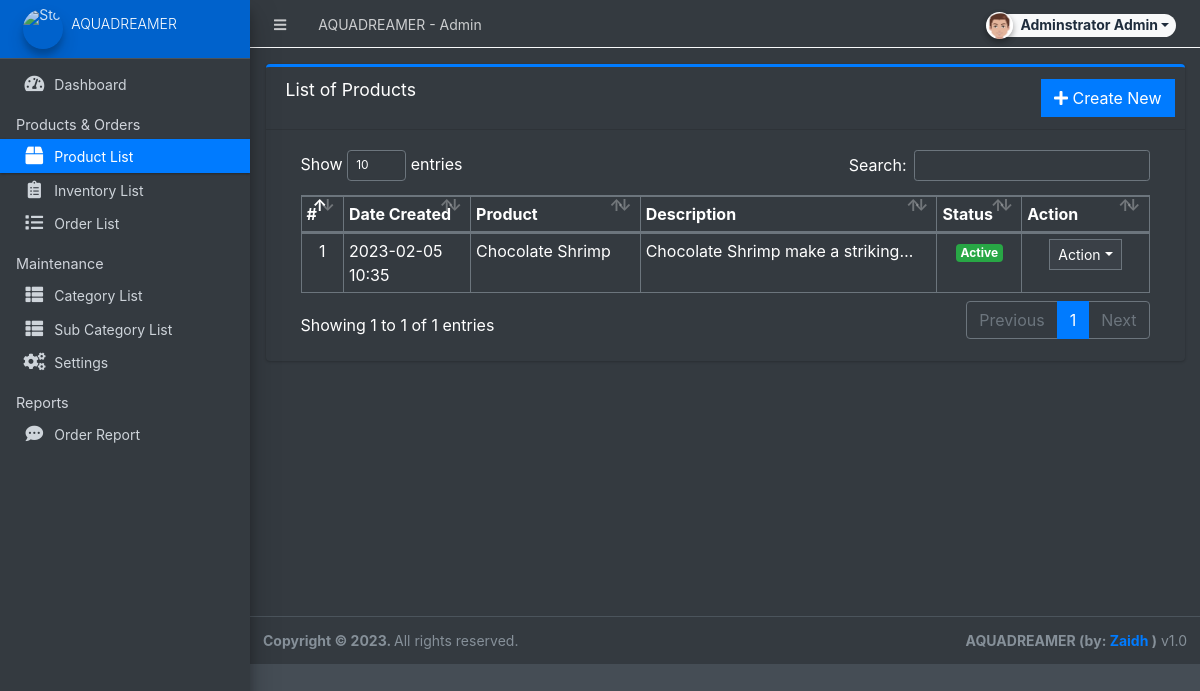
Page /admin/?page=product (signed in) on the committed database.
### tables this page shows
CREATE TABLE `products` (
  `id` int(30) NOT NULL,
  `category_id` int(30) NOT NULL,
  `sub_category_id` int(30) NOT NULL,
  `product_name` varchar(250) NOT NULL,
  `description` text NOT NULL,
  `status` tinyint(1) NOT NULL DEFAULT 1,
  `date_created` datetime NOT NULL DEFAULT current_timestamp()
);

### admin/product/index.php (the view, shortened to what this page needs)
<div class="card card-outline card-primary">
	<div class="card-header">
		<h3 class="card-title">List of Products</h3>
		<div class="card-tools">
			<a href="?page=product/manage_product" class="btn btn-flat btn-primary"><span class="fas fa-plus"></span>  Create New</a>
		</div>
	</div>
	<div class="card-body">
		<div class="container-fluid">
        <div class="container-fluid">
			<table class="table table-bordered table-stripped">
				<colgroup>
					<col width="5%">
					<col width="15%">
					<col width="20%">
					<col width="35%">
					<col width="10%">
					<col width="15%">
				</colgroup>
				<thead>
					<tr>
						<th>#</th>
						<th>Date Created</th>
						<th>Product</th>
						<th>Description</th>
						<th>Status</th>
						<th>Action</th>
					</tr>
				</thead>
				<tbody>
					<?php
					$i = 1;
						$qry = $conn->query("SELECT * from `products` order by unix_timestamp(date_created) desc ");
						while($row = $qry->fetch_assoc()):
                            $row['description'] = strip_tags(stripslashes(html_entity_decode($row['description'])));
					?>
						<tr>
							<td class="text-center"><?php echo $i++; ?></td>
							<td><?php echo date("Y-m-d H:i",strtotime($row['date_created'])) ?></td>
							<td><?php echo $row['product_name'] ?></td>
							<td ><p class="truncate-1 m-0"><?php echo $row['description'] ?></p></td>
							<td class="text-center">
                                <?php if($row['status'] == 1): ?>
                                    <span class="badge badge-success">Active</span>
                                <?php else: ?>
                                    <span class="badge badge-danger">Inactive</span>
                                <?php endif; ?>
                            </td>
							<td align="center">
								 <button type="button" class="btn btn-flat btn-default btn-sm dropdown-toggle dropdown-icon" data-toggle="dropdown">
				                  		Action
				                  </button>
							</td>
						</tr>
					<?php endwhile; ?>
				</tbody>
			</table>
		</div>
		</div>
	</div>
</div>

### rows in the picture
products: date_created "2023-02-05 10:35", product_name "Chocolate Shrimp", description "Chocolate Shrimp make a…", status "Active"

### other values in the picture
$_settings->info('name') "AQUADREAMER"
$_settings->userdata('firstname').' '.$_settings->userdata('lastname') "Adminstrator Admin"
$_settings->info('short_name') "AQUADREAMER"
